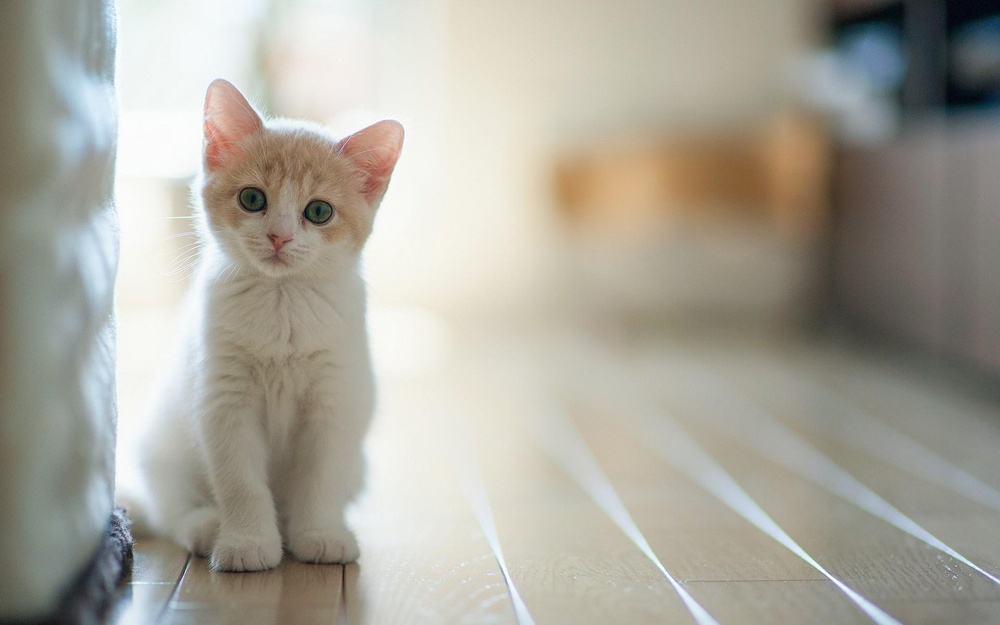
#> input picture image/input_augmentation/cat.jpg, 1000 x 625 px, shrunk from 1920 x 1200 before the run; its folder holds only this picture in this run
$ python image_augmentation.py
#> lines starting #> are read from the running program, lines starting #| are printed output that depends on the picture
import cv2
import numpy as np
import os
import math
import glob

'''
    Image rotation
    -> rotate_bound() function return a rotated image with some blank gap
    -> rotate_max_area() function return a croped rotated image with no blank gap
'''
def rotate_bound(image, angle):
    (h, w) = image.shape[:2]
    (cX, cY) = (w // 2, h // 2)
    M = cv2.getRotationMatrix2D((cX, cY), -angle, 1.0)
    cos = np.abs(M[0, 0])
    sin = np.abs(M[0, 1])
    nW = int((h * sin) + (w * cos))
    nH = int((h * cos) + (w * sin))
    M[0, 2] += (nW / 2) - cX
    M[1, 2] += (nH / 2) - cY
    return cv2.warpAffine(image, M, (nW, nH))


def rotate_max_area(image, angle):
    """
        image: cv2 image matrix object
        angle: in degree
    """
    wr, hr = rotatedRectWithMaxArea(image.shape[1], image.shape[0],
                                    math.radians(angle))
    rotated = rotate_bound(image, angle)
    h, w, _ = rotated.shape
    y1 = h//2 - int(hr/2)
    y2 = y1 + int(hr)
    x1 = w//2 - int(wr/2)
    x2 = x1 + int(wr)
    return rotated[y1:y2, x1:x2]

def rotatedRectWithMaxArea(w, h, angle):
  if w <= 0 or h <= 0:
    return 0,0

  width_is_longer = w >= h
  side_long, side_short = (w,h) if width_is_longer else (h,w)

  # since the solutions for angle, -angle and 180-angle are all the same,
  # if suffices to look at the first quadrant and the absolute values of sin,cos:
  sin_a, cos_a = abs(math.sin(angle)), abs(math.cos(angle))
  if side_short <= 2.*sin_a*cos_a*side_long:
    # half constrained case: two crop corners touch the longer side,
    # the other two corners are on the mid-line parallel to the longer line
    x = 0.5*side_short
    wr,hr = (x/sin_a,x/cos_a) if width_is_longer else (x/cos_a,x/sin_a)
  else:
    # fully constrained case: crop touches all 4 sides
    cos_2a = cos_a*cos_a - sin_a*sin_a
    wr,hr = (w*cos_a - h*sin_a)/cos_2a, (h*cos_a - w*sin_a)/cos_2a

  return wr,hr

def horizontal_flip(img):
    return np.fliplr(img)

def vertical_flip(img):
    return np.flipud(img)

def noise_generator (noise_type,image):
    '''
    Generate noise to a given Image based on required noise type

    Input parameters:
        image: ndarray (input image data. It will be converted to float)

        noise_type: string
            'gauss'        Gaussian-distrituion based noise
            'poission'     Poission-distribution based noise
            's&p'          Salt and Pepper noise, 0 or 1
            'speckle'      Multiplicative noise using out = image + n*image
                           where n is uniform noise with specified mean & variance
    '''
    row,col,ch= image.shape
    if noise_type == "gauss":
        mean = 0.0
        var = 0.0001
        sigma = var**0.5
        gauss = np.array(image.shape)
        gauss = np.random.normal(mean,sigma,(row,col,ch))
        gauss = gauss * 255
        gauss = gauss.reshape(row,col,ch)
        #print(gauss)
        noisy = image + gauss
        return noisy.astype('uint8')
    elif noise_type == "s&p":
        s_vs_p = 0.5
        amount = 0.004
        out = image
        # Generate Salt '1' noise
        num_salt = np.ceil(amount * image.size * s_vs_p)
        coords = [np.random.randint(0, i - 1, int(num_salt))
              for i in image.shape]
        out[coords] = 255
        # Generate Pepper '0' noise
        num_pepper = np.ceil(amount* image.size * (1. - s_vs_p))
        coords = [np.random.randint(0, i - 1, int(num_pepper))
              for i in image.shape]
        out[coords] = 0
        return out
    elif noise_type == "poisson":
        noisy = np.random.poisson(image)
        return noisy
    elif noise_type =="speckle":
        gauss = np.random.randn(row,col,ch)
        gauss = gauss.reshape(row,col,ch)
        noisy = image + image * gauss * 0.5
        return noisy
    else:
        return image

def blur_image(img):
    return cv2.blur(img, (10,10))


def contrast_brightness_control(img):
    alpha = 1.5  #from 1.0-3.0
    beta = 1.5  #from 0-100
    return cv2.convertScaleAbs(img,alpha=alpha,beta=beta)

#You can replace path with your own
img_path = (glob.glob("/home/bang/Desktop/Image_Processing/image/input_augmentation/*"))

#Output directory
output_dir = "/home/bang/Desktop/Image_Processing/image/output_augmentation/"

for path in img_path:
    name = path.split("/")[-1].split(".")[0]
    img = cv2 .imread(path,cv2.IMREAD_UNCHANGED)
#> img is the input picture: shape (625, 1000, 3); mean B, G, R 156.8, 167.4, 170.2
    rotated = rotate_max_area(img,-45)
#> in rotate_bound, `return cv2.warpAffine(image, M, (nW, nH))`:
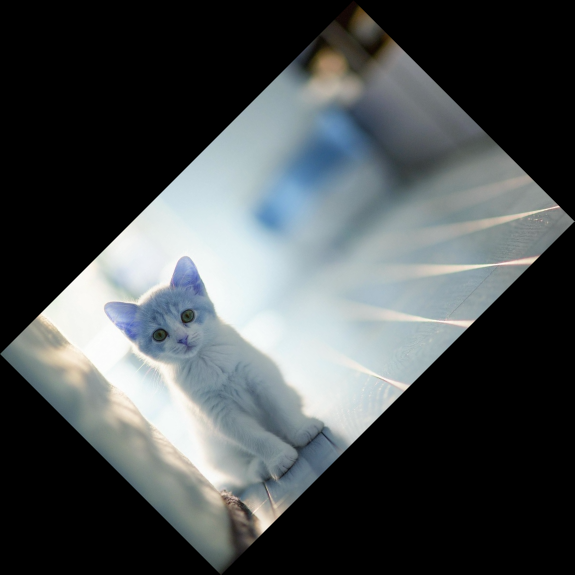
#> returned value: shape (1149, 1149, 3) (shown at 1/2 size); mean of channels 0, 1, 2 74.2, 79.3, 80.6; drawn as R, G, B
#> in rotate_max_area, `return rotated[y1:y2, x1:x2]`:
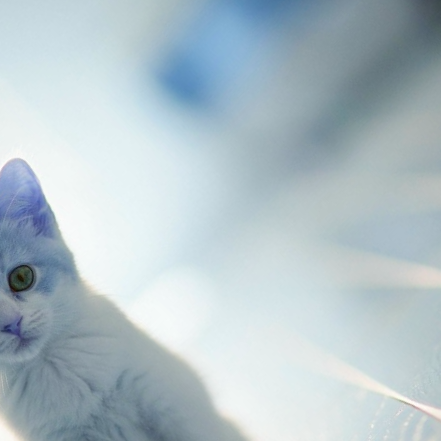
#> returned value: shape (441, 441, 3); mean of channels 0, 1, 2 178, 193.8, 200.7; drawn as R, G, B
    cv2.imwrite(os.path.join(output_dir,"output_rotated.png"),rotated)
    img_horizontal_flip = horizontal_flip(img)
#> in horizontal_flip, `return np.fliplr(img)`:
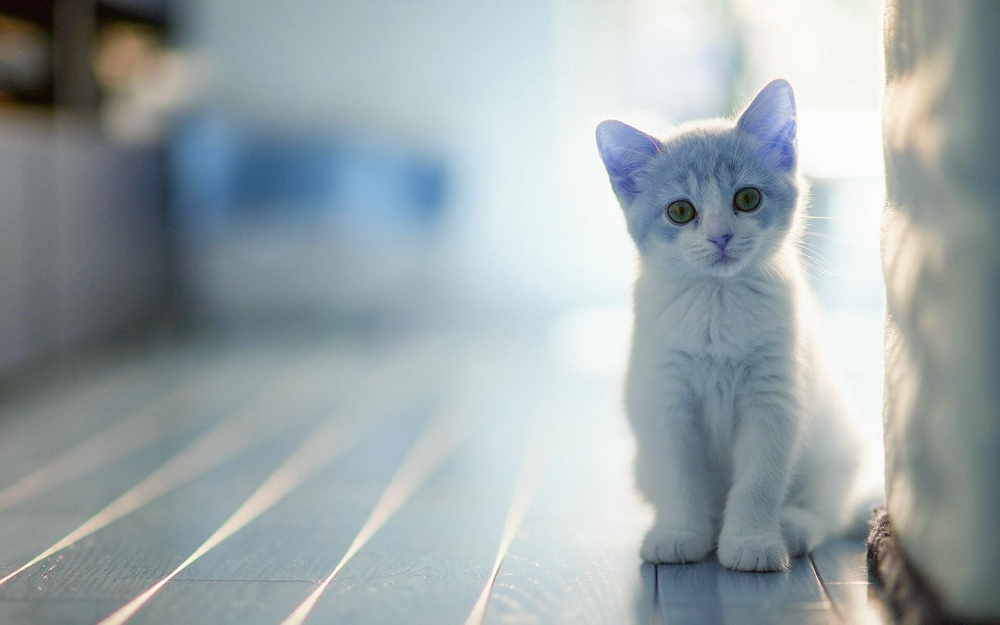
#> returned value: shape (625, 1000, 3); mean of channels 0, 1, 2 156.8, 167.4, 170.2; drawn as R, G, B
    cv2.imwrite(os.path.join(output_dir,"output_horizontal_flip.png"),img_horizontal_flip)
    img_vertical_flip = vertical_flip(img)
#> in vertical_flip, `return np.flipud(img)`:
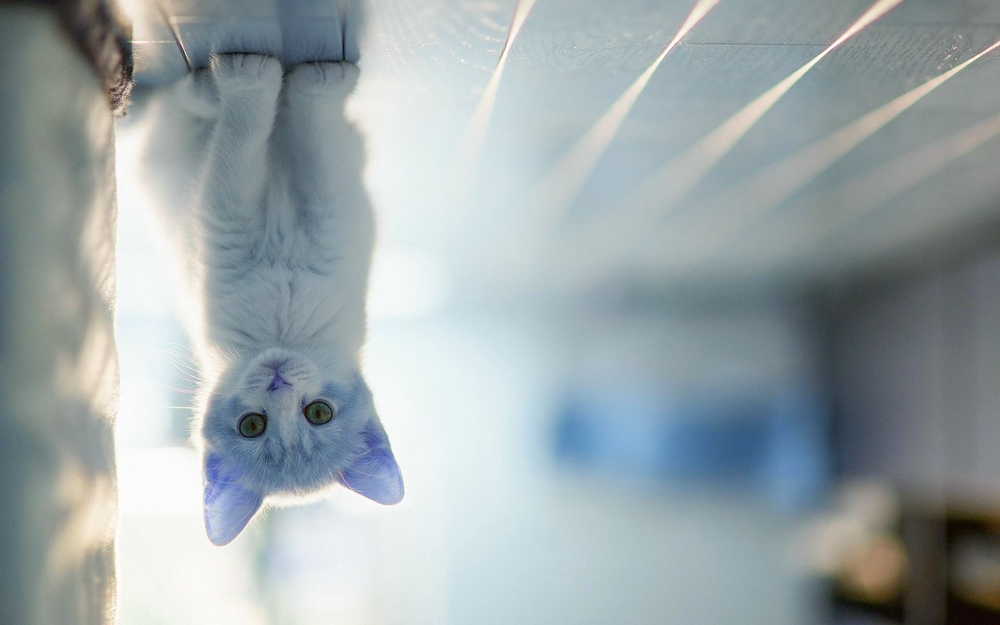
#> returned value: shape (625, 1000, 3); mean of channels 0, 1, 2 156.8, 167.4, 170.2; drawn as R, G, B
    cv2.imwrite(os.path.join(output_dir,"output_vertical_flip.png"),img_vertical_flip)
    img_add_noise = noise_generator("gauss",img)
#> in noise_generator, `return noisy.astype('uint8')`:
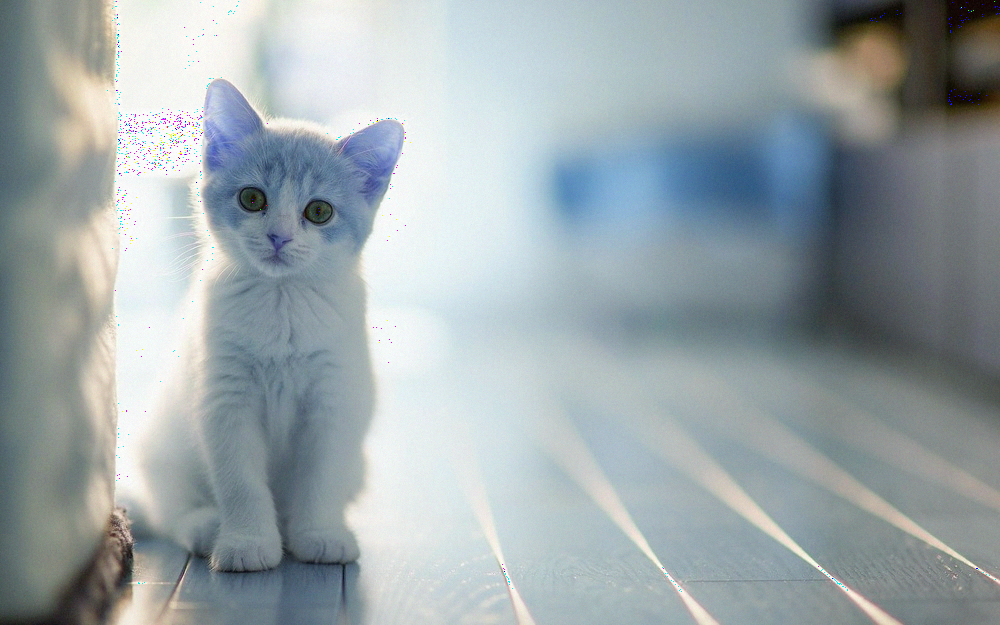
#> returned value: shape (625, 1000, 3); mean of channels 0, 1, 2 156.1, 166.8, 169.7; drawn as R, G, B
    cv2.imwrite(os.path.join(output_dir,"output_add_noise_gauss.png"),img_add_noise)
    img_blur_image = blur_image(img)
    cv2.imwrite(os.path.join(output_dir,"output_blur_image.png"),img_blur_image)
    img_contrast_brightness_control = contrast_brightness_control(img)
#> in contrast_brightness_control, `return cv2.convertScaleAbs(img,alpha=alpha,beta=beta)`:
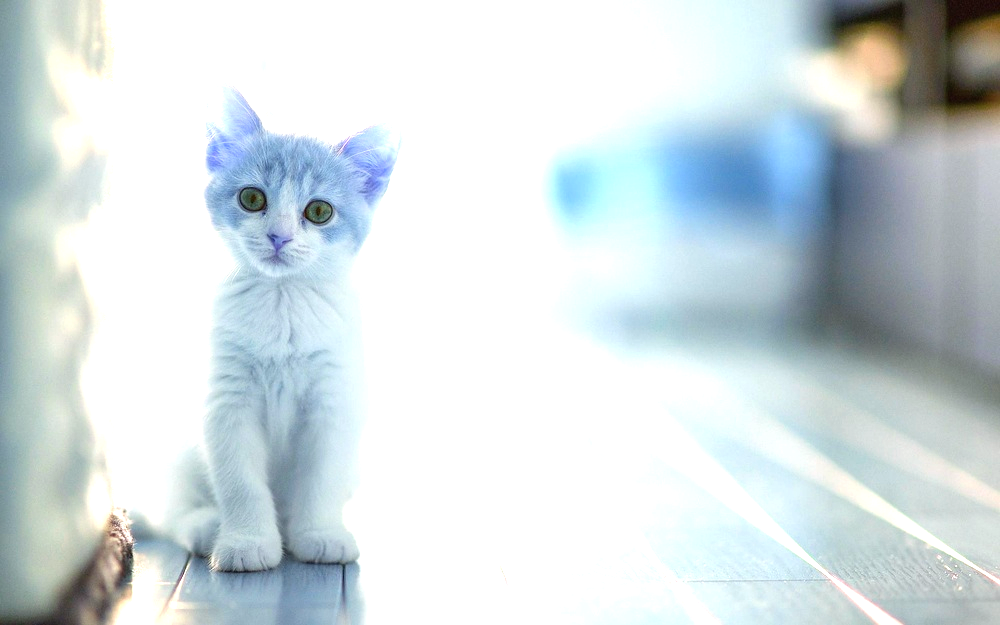
#> returned value: shape (625, 1000, 3); mean of channels 0, 1, 2 210.2, 221, 224.2; drawn as R, G, B
    cv2.imwrite(os.path.join(output_dir,"output_contrast_brightness_control.png"),img_contrast_brightness_control)
